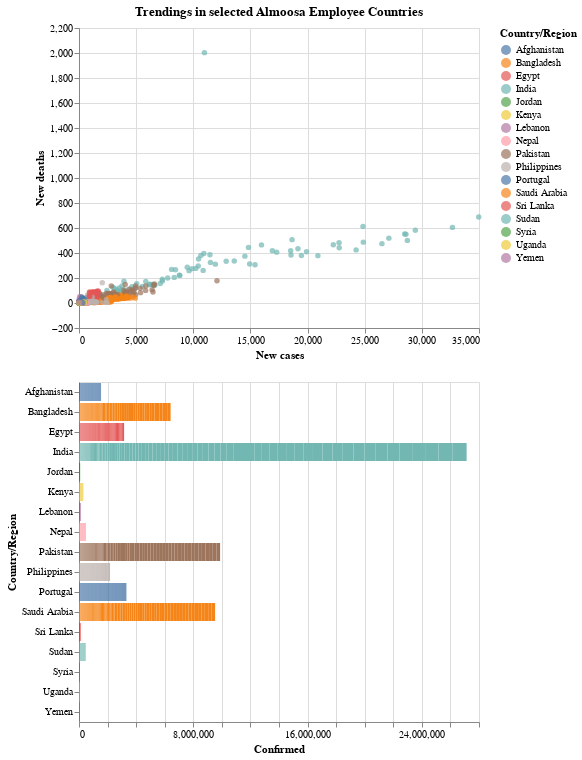

Source (notebook cell):
### Code cell
brush = alt.selection(type='interval')
 
points = alt.Chart(selected_ASH_Employee_countries).mark_circle().encode(
    x='New cases:Q',
    y='New deaths:Q',
    color=alt.condition(brush, 'Country/Region:N', alt.value('lightgray'))
).add_selection(
    brush
).properties(title='Trendings in selected Almoosa Employee Countries')
 
bars = alt.Chart(selected_ASH_Employee_countries).mark_bar().encode(
    y='Country/Region:N',
    color='Country/Region:N',
    x='Confirmed:Q'
).transform_filter(
    brush
)
 
points & bars

### Figure 1 — Vega-Lite specification as saved in the notebook (floating-point values rounded to 4 significant figures; data arrays with more than 128 entries replaced by an {"elided": "..."} marker saying what was removed)
{"config": {"view": {"continuousWidth": 400, "continuousHeight": 300}}, "vconcat": [{"mark": "circle", "encoding": {"color": {"condition": {"type": "nominal", "field": "Country/Region", "selection": "selector008"}, "value": "lightgray"}, "x": {"type": "quantitative", "field": "New cases"}, "y": {"type": "quantitative", "field": "New deaths"}}, "selection": {"selector008": {"type": "interval"}}, "title": "Trendings in selected Almoosa Employee Countries"}, {"mark": "bar", "encoding": {"color": {"type": "nominal", "field": "Country/Region"}, "x": {"type": "quantitative", "field": "Confirmed"}, "y": {"type": "nominal", "field": "Country/Region"}}, "transform": [{"filter": {"selection": "selector008"}}]}], "data": {"name": "data-29fbf7edec3ea000c57483c91cca9a9b"}, "$schema": "https://vega.github.io/schema/vega-lite/v4.8.1.json", "datasets": {"data-29fbf7edec3ea000c57483c91cca9a9b": {"elided": "3009 records"}}}
